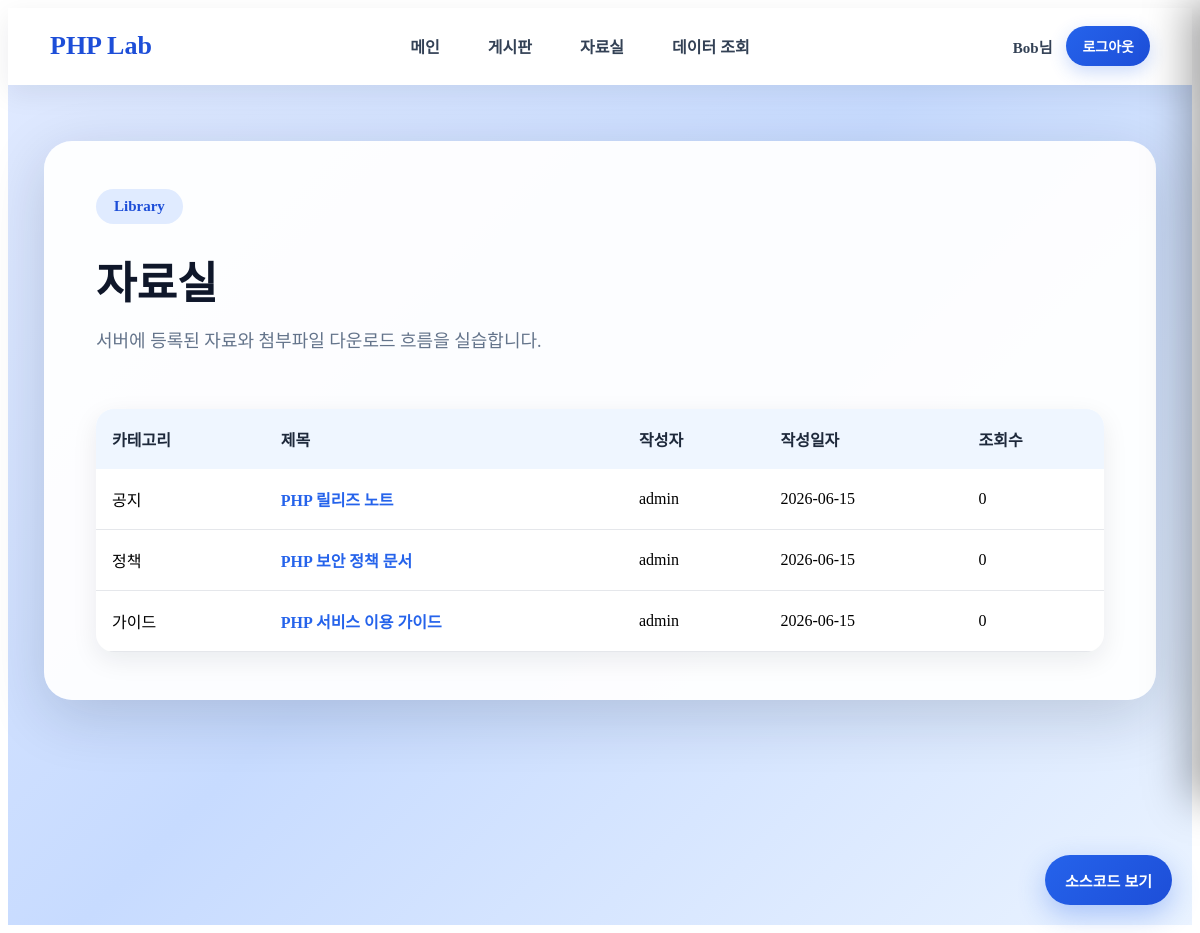
Screenshot of /library.php (signed in) with the database file from the repository.
### tables this page shows
CREATE TABLE library_posts (
    id INT AUTO_INCREMENT PRIMARY KEY,
    category VARCHAR(100) NOT NULL,
    title VARCHAR(255) NOT NULL,
    author VARCHAR(100) NOT NULL,
    content TEXT NOT NULL,
    file_name VARCHAR(255) NOT NULL,
    views INT NOT NULL DEFAULT 0,
    created_at DATETIME NOT NULL DEFAULT CURRENT_TIMESTAMP
) DEFAULT CHARSET=utf8mb4 COLLATE=utf8mb4_unicode_ci;

### src/library.php (the view, shortened to what this page needs)
<?php
require_once "layout.php";
$db = get_db();
$stmt = $db->query("
    SELECT *
    FROM library_posts
    ORDER BY id DESC
");
$posts = $stmt->fetchAll();
?>
<div class="modern-page-wrapper">
    <section class="modern-page-card">
        <div class="page-title-row">
            <div>
                <div class="hero-badge">Library</div>
                <h1>자료실</h1>
                <p>서버에 등록된 자료와 첨부파일 다운로드 흐름을 실습합니다.</p>
            </div>
        </div>
        <table class="modern-table">
            <thead>
                <tr>
                    <th>카테고리</th>
                    <th>제목</th>
                    <th>작성자</th>
                    <th>작성일자</th>
                    <th>조회수</th>
                </tr>
            </thead>
            <tbody>
                <?php foreach ($posts as $post): ?>
                    <tr>
                        <td><?= htmlspecialchars($post["category"]) ?></td>
                        <td>
                            <a href="/labs/php/library_view.php?id=<?= $post["id"] ?>">
                                <?= htmlspecialchars($post["title"]) ?>
                            </a>
                        </td>
                        <td><?= htmlspecialchars($post["author"]) ?></td>
                        <td><?= htmlspecialchars(substr($post["created_at"], 0, 10)) ?></td>
                        <td><?= htmlspecialchars($post["views"]) ?></td>
                    </tr>
                <?php endforeach; ?>
            </tbody>
        </table>
    </section>
</div>

### src/style.css (style rules this page uses)
.hero-badge { display: inline-block; padding: 9px 18px; border-radius: 999px; background: #e0ebff; color: #1d4ed8; font-size: 15px; font-weight: 700; margin-bottom: 24px; }
.modern-page-wrapper { min-height: calc(100vh - 72px); display: flex; justify-content: center; align-items: flex-start; padding: 56px 36px; background: linear-gradient(135deg, #dfe9ff 0%, #c7dbff 45%, #eaf3ff 100%); }
.modern-page-card { width: 100%; max-width: 1180px; background: rgba(255,255,255,0.95); border-radius: 28px; padding: 48px 52px; box-shadow: 0 16px 60px rgba(15,23,42,0.16); }
.page-title-row { display: flex; align-items: center; justify-content: space-between; gap: 24px; margin-bottom: 34px; }
.modern-page-card h1 { margin: 0; font-size: 44px; font-weight: 900; color: #0f172a; }
.modern-page-card p, .page-subtitle { margin-top: 14px; font-size: 18px; line-height: 1.7; color: #64748b; }
.modern-table { width: 100%; border-collapse: collapse; overflow: hidden; border-radius: 18px; background: white; box-shadow: 0 8px 26px rgba(15,23,42,0.08); }
.modern-table th { background: #eff6ff; color: #1e293b; font-size: 16px; padding: 18px 16px; text-align: left; }
.modern-table td { padding: 18px 16px; border-bottom: 1px solid #e5e7eb; font-size: 16px; }
.modern-table a { color: #2563eb; font-weight: 700; text-decoration: none; }

### rows the page displays
library_posts: category "공지", title "PHP 릴리즈 노트", author "admin", created_at "2026-06-15", views "0"
library_posts: category "정책", title "PHP 보안 정책 문서", author "admin", created_at "2026-06-15", views "0"
library_posts: category "가이드", title "PHP 서비스 이용 가이드", author "admin", created_at "2026-06-15", views "0"

### other values shown
$userName "Bob"
